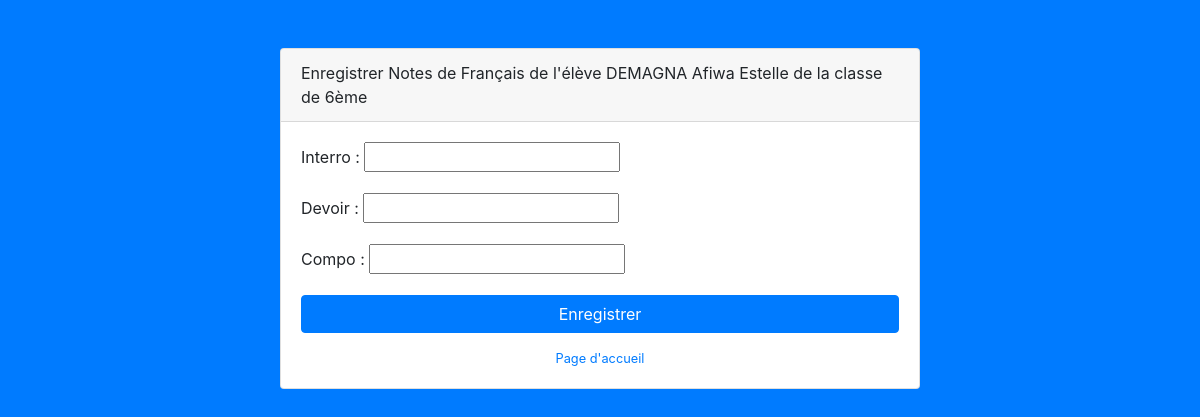
The page /bul/notes/1/8/ (signed in) on the database its author committed.
### etablissements/models.py (models this page shows, shortened)
class MatiereClasse(models.Model):
    classe = models.ForeignKey('etablissements.Classe', related_name='matieres',
                             on_delete=models.CASCADE, null=True)
    matiere = models.ForeignKey('etablissements.Matiere', related_name='matieres',
                               on_delete=models.CASCADE, null=True)
    enseignant = models.ForeignKey('etablissements.Enseignant', related_name='matieres',
                             on_delete=models.CASCADE, null=True)
    coef = models.IntegerField(default=1)
    date_creation = models.DateTimeField(auto_now_add=True)
    class Meta:
        db_table = "matiere_classe"
        verbose_name = "Matière de la classe"
        verbose_name_plural = "Matières de la classe"

class Matiere(models.Model):
    nom = models.CharField(max_length=256)
    date_creation = models.DateTimeField(auto_now_add=True)
    class Meta:
        db_table = "matiere"
        verbose_name = "Matière"
        verbose_name_plural = "Matières"

class Classe(models.Model):
    nom = models.CharField(max_length=256)
    SERIE = (('Col', 'Collège'),
             ('A4', 'A4'),
             ('S', 'S'),
             ('D', 'D'),
             ('C4', 'C'),
             ('E', 'E'),
             ('F2', 'F2'),
             ('F4', 'F4'),
             ('G1', 'G1'),
             ('G2', 'G2'),
             ('G3', 'G3'))
    serie = models.CharField(choices=SERIE, max_length=256)
    etbs = models.ForeignKey('etablissements.Etablissement', related_name='classes',
                            on_delete=models.CASCADE, null=True)
    titulaire = models.OneToOneField('etablissements.Enseignant', related_name='titulaire',
                             on_delete=models.CASCADE, null=True)
    date_creation = models.DateTimeField(auto_now_add=True)
    eff = models.IntegerField(blank=True, null=True)
    moygen1= models.FloatField(blank=True, null=True)
    min1 = models.FloatField(blank=True, null=True)
    min2 = models.FloatField(blank=True, null=True)
    min3 = models.FloatField(blank=True, null=True)
    min = models.FloatField(blank=True, null=True)
    max1 = models.FloatField(blank=True, null=True)
    max2 = models.FloatField(blank=True, null=True)
    max3 = models.FloatField(blank=True, null=True)
    max = models.FloatField(blank=True, null=True)
    moygen2 = models.FloatField(blank=True, null=True)
    moygen3 = models.FloatField(blank=True, null=True)
    moygen = models.FloatField(blank=True, null=True)
    class Meta:
        db_table = "classe"
        verbose_name = "Classe"
        verbose_name_plural = "Classes"

### bulletin/models.py (models this page shows, shortened)
class Eleve(models.Model):
    nom = models.CharField(max_length=256)
    prenom = models.CharField(max_length=256)
    sexe = models.CharField(choices=(('Masculin', 'Masculin'), ('Féminin', 'Féminin')), max_length=256, null=True)
    STATUT = (('Nouveau', 'Nouveau'),
             ('Nouvelle', 'Nouvelle'),
             ('Redoublant', 'Redoublant'),
             ('Redoublante', 'Redoublante'))
    statut = models.CharField(choices=STATUT, max_length=256, null=True)
    classe= models.ForeignKey('etablissements.Classe', related_name='eleves',
                            on_delete=models.CASCADE, null=True)
    photo = models.FileField(upload_to="eleves", blank=True, null=True)
    moy1 = models.FloatField(blank=True, null=True)
    tot1 = models.FloatField(blank=True, null=True)
    totcoef = models.IntegerField(blank=True, null=True)
    moy2 = models.FloatField(blank=True, null=True)
    moy3 = models.FloatField(blank=True, null=True)
    rang1 = models.IntegerField(blank=True, null=True)
    rang2 = models.IntegerField(blank=True, null=True)
    rang3 = models.IntegerField(blank=True, null=True)
    date_creation = models.DateTimeField(auto_now_add=True)
    class Meta:
        db_table = "eleve"
        verbose_name = "Elève"
        verbose_name_plural = "Elèves"

### bulletin/views.py (the view)
# urls.py: path('notes/<str:pk>/<str:id>/', register_note, name='register_note'),
@user_passes_test(lambda u: u.is_superuser or 'Chef' in [group.name for group in u.group.all()] or  matiere.enseignant ==u  )
def register_note(request, pk,id):
    matiere = MatiereClasse.objects.get(pk=pk)
    eleve = Eleve.objects.get(pk=id)
    if request.method == "POST":
        form = MoyenneForm(request.POST)
        if form.is_valid():
            moyenne = form.save(commit=False)
            moyenne.matiere = matiere
            moyenne.eleve = eleve
            moyenne.calcule_moy()
            moyenne.save()
            return  redirect('notes_matiere', pk=matiere.id)
    else:
        form = MoyenneForm()
    context = {
        'matiere': matiere,
        'eleve': eleve,
        'form': form,
    }
    return render(request, "moyenne/nouveau.html", context)

### bulletin/forms.py
class MoyenneForm(forms.ModelForm):
    class Meta:
        model = MoyenneMatiere
        fields = ['interro', 'devoir', 'compo']

### bulletin/templates/moyenne/nouveau.html (shortened to what this page needs)
{% extends 'base.html' %}
{% block content %}
    <div class="container">
        <div class="card card-register mx-auto mt-5">
            <div class="card-header">Enregistrer Notes de {{matiere.matiere.nom}} de l'élève {{eleve.nom}} {{eleve.prenom}} de la classe de {{matiere.classe.nom}} </div>
            <div class="card-body">
                <form method="post" role="form" enctype="multipart/form-data">{% csrf_token %}
                    {{ form.as_p }}
                    <button type="submit" class="btn btn-primary btn-block">Enregistrer</button>
                </form>
                <div class="text-center">
                    <a class="d-block small mt-3" href="{% url 'home_page' %}"> Page d'accueil</a>
                </div>
            </div>
        </div>
    </div>
{% endblock %}

### static/dashboard/css/sb-admin.css (style rules this page uses)
html { position: relative; min-height: 100%; }
body { overflow-x: hidden; }
.card-register { max-width: 40rem; }

### rows shown on the page
MatiereClasse: matiere.nom "Français", classe.nom "6ème"
Eleve: nom "DEMAGNA", prenom "Afiwa Estelle"
